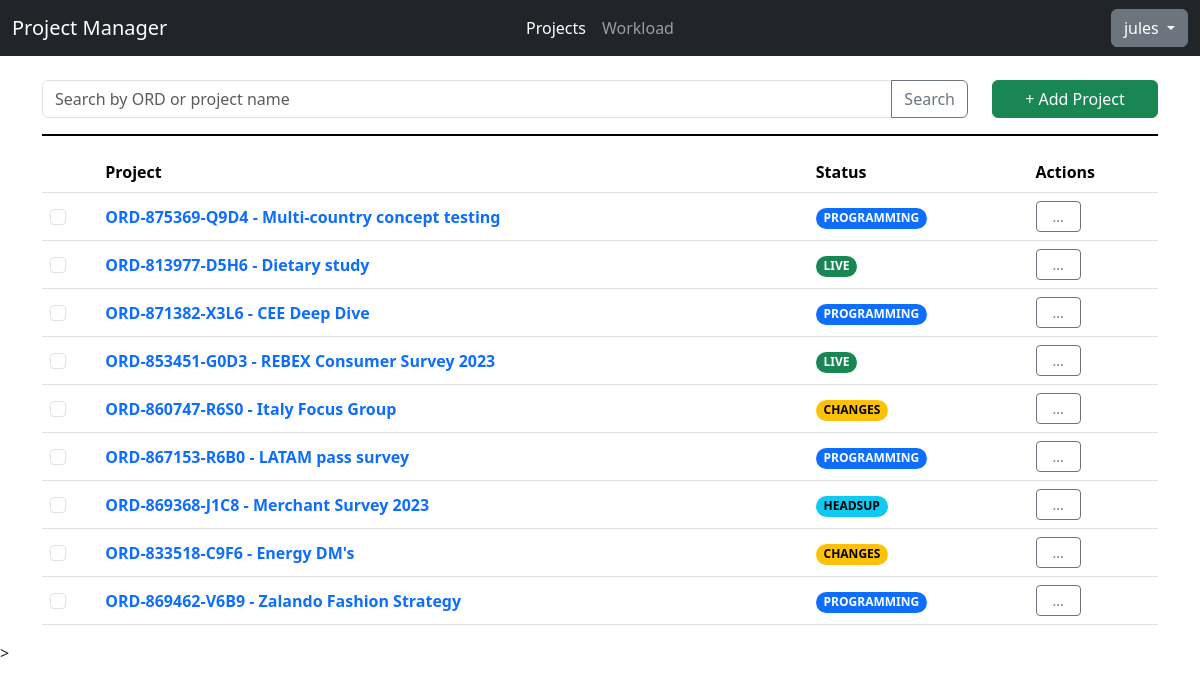
The page /projects/ (signed in) on the database as committed earlier.
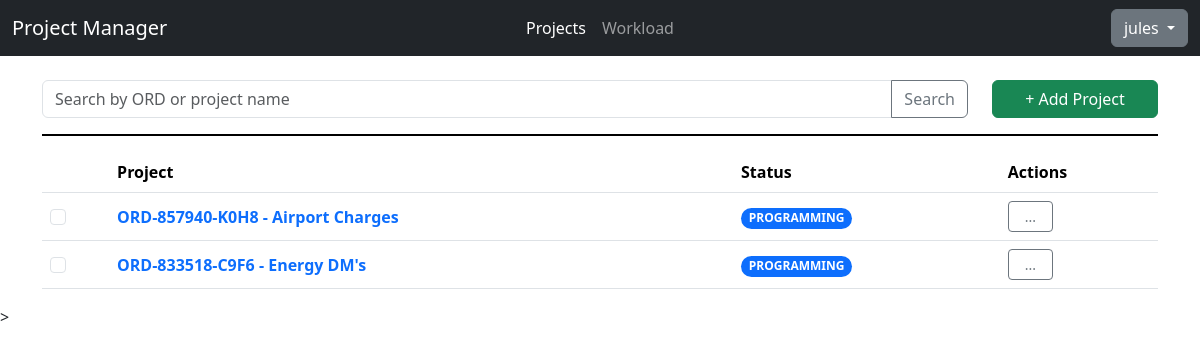
The same page on the database as committed later.
### api/models.py (models this page shows, shortened)
class Project(models.Model):
    STATUS_CHOICES = [
     ("Headsup","Headsup"),
     ("Programming","Programming"),
     ("Changes","Changes"),
     ("Live", "Live"),
     ("LiveChange", "Live Changes"),
     ("Paused", "Paused"),
     ("Closed", "Closed")
    ]
    REGION_CHOICES = [
      ("APAC","APAC"),
      ("EMEA","EMEA"),
      ("NA","NA")
    ]
    PLATFORM_CHOICES = [
      ("Decipher", "Decipher"),
      ("CMIX","CMIX"),
      ("Confirmit","Confirmit")
    ]
    __original_eta = None
    code = models.SlugField(max_length=8, default=generate_unique_code, unique=True)
    ord = models.CharField(max_length=15, unique=True, validators=[RegexValidator(regex="^ORD-[0-9]{6}-[0-9A-Z]{4}$", message="Please enter the ORD in ORD-XXXXX-XXXX format.")])
    project_name = models.CharField(max_length=200)
    status = models.CharField(max_length=20, default="Headsup", choices=STATUS_CHOICES)
    created_date = models.DateField(auto_now_add=True)
    region = models.CharField(max_length=10, blank=True, choices=REGION_CHOICES)
    pid = models.CharField(max_length=20, blank=True)
    platform = models.CharField(max_length=15, default="Decipher", choices=PLATFORM_CHOICES)
    eta = models.DateTimeField(null=True,blank=True)
    details = models.TextField(max_length=255, blank=True)
    creator = models.ForeignKey(User, on_delete=models.CASCADE,null=True)
    def __init__(self, *args, **kwargs):
        super().__init__(*args, **kwargs)
        self.__original_eta = self.eta
    def get_absolute_url(self):
        return reverse("project", args=[self.ord])

### testfront/views.py (the view)
# urls.py: path('', views.mainpage, name="projectall"),
@login_required
def mainpage(request):
    if "search" in request.GET:
        projects_list = search_project(request.GET["search"])
    else:
        projects_list = Project.objects.all()
    page_num = 1
    if "page" in request.GET:
        if str(request.GET["page"]).isdigit():
            page_num = int(request.GET["page"])
    paginator_result = paginator_setup(projects_list, page_num)
    return render(request, "testfront/projectlist.html", paginator_result)

### testfront/templates/testfront/projectlist.html (shortened to what this page needs)
{% extends "base.html" %}
{% load static %}
{% block css %} {% static "css/index.css" %} {% endblock %}
{% block body %}
      <form class="row">
        <div class="col-10">
          <div class="input-group">
          <input type="text" class="form-control" name="search" minlength="3" placeholder="Search by ORD or project name" aria-label="Search Project" aria-describedby="button-search">
          <button class="btn btn-outline-secondary" type="submit" id="button-search">Search</button>
          </div>
        </div>
        <div class="col-2 d-grid">
          <a role="button" class="btn btn-success" href="{% url "newproject" %}">
            + Add Project
          </a>
        </div>
      </form>
      <hr class="border-2 border-black opacity-100" />
      {% if items|length > 0 %}
      <table class="table">
        <thead>
          <tr>
            <th scope="col">&nbsp;</th>
            <th scope="col">Project</th>
            <th scope="col text-center">Status</th>
            <th scope="col text-center">Actions</th>
          </tr>
        </thead>
        <tbody>
          {% for project in items %}
          <tr>
            <th class="align-middle" scope="row"><input class="form-check-input" type="checkbox" value=""></th>
            <td class="align-middle"><a href="{{ project.get_absolute_url }}" class="fw-bold text-decoration-none">{{project.ord}} - {{project.project_name}}</a></td>
            <td class="align-middle"><span class="badge rounded-pill
              {% if project.status == "Headsup" %} text-bg-info {% endif %}
              {% if project.status == "Programming" %} text-bg-primary {% endif %}
              {% if project.status == "Changes" or project.status == "LiveChange" %} text-bg-warning {% endif %}
              {% if project.status == "Live" %} text-bg-success {% endif %}
            ">{{project.get_status_display|upper}}</span></td>
            <td class="align-middle">
              <div class="dropdown">
                <button class="px-3 py-1 btn btn-outline-secondary btn-sm" type="button" data-bs-toggle="dropdown" aria-expanded="false">
                  ...
                </button>
              </div>
          </td>
          </tr>
          {% endfor %}
        </tbody>
      </table>
      {% endif %}
{% endblock %}

### testfront/templates/base.html (shortened to what this page needs)
{% load static %}
<!DOCTYPE html>
<html lang="en">
  <head>
    <link rel="stylesheet" href="{% static "css/bootstrap.min.css" %}" />
    <link rel="stylesheet" href="{% block css %} {% endblock %}" />
  </head>
  <body>
    <nav class="navbar navbar-expand-lg bg-dark" data-bs-theme="dark">
      <div class="container-fluid">
        <div class="collapse navbar-collapse d-lg-flex" id="navbarNavAltMarkup">
          <a class="navbar-brand col-lg-3 me-auto">Project Manager </a>
          <div class="navbar-nav col-lg-6 justify-content-lg-center">
            <a class="nav-link active" aria-current="page" href="{% url "projectall" %}">Projects</a>
            <a class="nav-link" href="#">Workload</a>
          </div>
          <div class="d-lg-flex col-lg-3 justify-content-lg-end dropdown">
            <button class="btn btn-secondary dropdown-toggle" type="button" data-bs-toggle="dropdown" aria-expanded="false">
              {{user.username}}
            </button>
          </div>
        </div>
      </div>
    </nav>
    <main class="container mt-4">{% block body %} {% endblock %}</main>
    ></script>
  </body>
</html>

Rows that differ between the two databases and show on the page:
removed Project: ord "ORD-875369-Q9D4", project_name "Multi-country concept testing", status "PROGRAMMING"
removed Project: ord "ORD-813977-D5H6", project_name "Dietary study", status "LIVE"
removed Project: ord "ORD-871382-X3L6", project_name "CEE Deep Dive", status "PROGRAMMING"
removed Project: ord "ORD-853451-G0D3", project_name "REBEX Consumer Survey 2023", status "LIVE"
removed Project: ord "ORD-860747-R6S0", project_name "Italy Focus Group", status "CHANGES"
removed Project: ord "ORD-867153-R6B0", project_name "LATAM pass survey", status "PROGRAMMING"
removed Project: ord "ORD-869368-J1C8", project_name "Merchant Survey 2023", status "HEADSUP"
removed Project: ord "ORD-869462-V6B9", project_name "Zalando Fashion Strategy", status "PROGRAMMING"
added Project: ord "ORD-857940-K0H8", project_name "Airport Charges", status "PROGRAMMING"
changed Project "ORD-833518-C9F6": status "CHANGES" → "PROGRAMMING"
